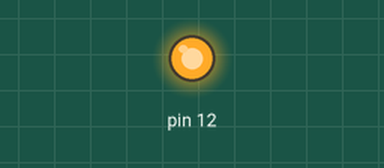
The sketch below on a simulated Arduino Uno, built with avr-gcc and run on an emulated ATmega328P. Parts: output pins drawn as LEDs (lit = HIGH).

Above: at 0.5 s.
At 5.0 s:
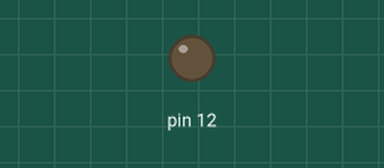
Timing chart, 0 to 12.7 s (numbered marks = the images above):
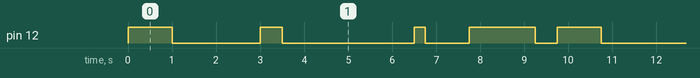

Measured:
- by itself, pin 12: repeats every 9.8 s: LOW 2.0 s, HIGH 0.50 s, LOW 3.0 s, HIGH 0.25 s, LOW 1.0 s, HIGH 1.5 s, LOW 0.50 s, HIGH 1.0 s
- by itself, everything shown: repeats every 9.8 s, in 8 steps

The sketch:

blink.ino
```cpp
void setup() {
  // put your setup code here, to run once:
  pinMode(12, OUTPUT);
}

void loop() {
  // put your main code here, to run repeatedly:
  digitalWrite(12, HIGH); // This starts the led at pin 13
  delay(1000); // This says how many secs the led should shine
  digitalWrite(12, LOW); // This stops the led
  delay(2000); // This says how many secs the led shouldn't shine
  digitalWrite(12, HIGH); // This starts the led again
  delay(500); // This this tells the led how many secs it should stay on
  digitalWrite(12, LOW); // This stops the led again
  delay(3000); // This says how many secs the led shouldn't shine
  digitalWrite(12, HIGH); // This starts the led again
  delay(250); // This says how many secs the led should shine
  digitalWrite(12, LOW); // This stops the led
  delay(1000); // This says how many secs the led shouldn't shine
  digitalWrite(12, HIGH); // This starts the led again
  delay(1500); // This says how many secs the led should shine
  digitalWrite(12, LOW); // This stops the led
  delay(500); // This says how many secs the led shouldn't shine


}
```
